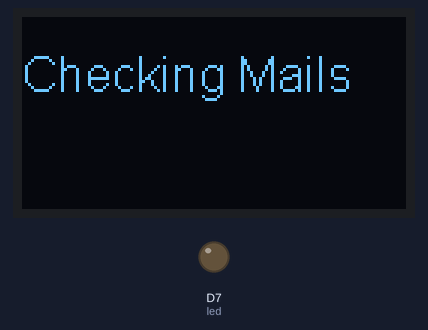
Bench run of a sketch on a simulated ESP8266 (NodeMCU). Shown: 128×64 one-colour display, output pins drawn as LEDs (lit = HIGH). WiFi joins after 1.5 s; servers stay silent unless stated; uploads are accepted with an empty reply; what the sketch prints to the serial monitor is not drawn.

Above: at 0.1 s.

The sketch:

sketch_oct21a.ino
```cpp
#include <WiFiClientSecure.h>   // Include the HTTPS library
#include <ESP8266WiFi.h>        // Include the Wi-Fi library
#include <ESP8266WiFiMulti.h>   // Include the Wi-Fi-Multi library
#include <Wire.h>
#include "SSD1306Wire.h"


#define SDA_PIN D0
#define SCL_PIN D1

ESP8266WiFiMulti wifiMulti;     // Create an instance of the ESP8266WiFiMulti class, called 'wifiMulti'
SSD1306Wire  display(0x3c, D2, D1);

const char* host = "mail.google.com"; // the Gmail server
const char* url = "/mail/feed/atom";  // the Gmail feed url
const int httpsPort = 443;            // the port to connect to the email server

                                      // The SHA-1 fingerprint of the SSL certificate for the Gmail server (see below)
const char* fingerprint = "A6 55 A6 88 B3 88 98 B8 46 1C AF 84 FE 43 7B 9F A1 10 5A 5D";

//echo -n "email.address@gmail.com:password" | base64
const char* credentials = "ZXAuaG9iYnlpabcdefghijklmnNvbTpTYWFnQFNURUNI";

const byte led = 13;


void setup() {
  Serial.begin(115200);         // Start the Serial communication to send messages to the computer
  delay(10);
  Serial.println('\n');
  pinMode(led, OUTPUT);

  /*************************/
  display.init();
  display.flipScreenVertically();
  display.setFont(ArialMT_Plain_16);
  display.drawString(0, 10, "Checking Mails");
  display.display();
  /*************************/

  wifiMulti.addAP("hidden", "qwerty12");   // add Wi-Fi networks you want to connect to

  Serial.println("Connecting ...");
  while (wifiMulti.run() != WL_CONNECTED) { // Wait for the Wi-Fi to connect: scan for Wi-Fi networks, and connect to the strongest of the networks above
    delay(250);
    Serial.print('.');
  }
  Serial.println('\n');
  Serial.print("Connected to ");
  Serial.println(WiFi.SSID());              // Tell us what network we're connected to
  Serial.print("IP address:\t");
  Serial.println(WiFi.localIP());           // Send the IP address of the ESP8266 to the computer
  Serial.println('\n');
}

void loop() {
  int unread = getUnread();
  display.clear();
  if (unread == 0) {
    Serial.println("\r\nYou've got no unread emails");
    display.drawString(0, 10, "No New Mails");
    display.display();
    digitalWrite(led, LOW);
  } else if (unread > 0) {
    Serial.printf("\r\nYou've got %d new messages\r\n", unread);
    String str_unreadmails(unread);
    String StringToDisp = str_unreadmails+" Mails";
    display.drawString(0, 0, "You've got");
    display.drawString(0, 20, StringToDisp);
    display.display();


    digitalWrite(led, HIGH);
  } else {
    Serial.println("Could not get unread mails");
  }
  Serial.println('\n');
  delay(5000);
}

int getUnread() {
  WiFiClientSecure client;
  Serial.printf("Connecting to %s:%d ... \r\n", host, httpsPort);
  if (!client.connect(host, httpsPort)) {   // Connect to the Gmail server, on port 443
    Serial.println("Connection failed");    // If the connection fails, stop and return
    return -1;
  }

//  if (client.verify(fingerprint, host)) {   // Check the SHA-1 fingerprint of the SSL certificate
//    Serial.println("Certificate matches");
//  } else {                                  // if it doesn't match, it's not safe to continue
//    Serial.println("Certificate doesn't match");
//    return -1;
//  }

  Serial.print("Requesting URL: ");
  Serial.println(url);

  client.print(String("GET ") + url + " HTTP/1.1\r\n" +
               "Host: " + host + "\r\n" +
               "Authorization: Basic " + credentials + "\r\n" +
               "User-Agent: ESP8266\r\n" +
               "Connection: close\r\n\r\n"); // Send the HTTP request headers

  Serial.println("Request sent");

  int unread = -1;

  while (client.connected()) {                          // Wait for the response. The response is in XML format
//    Serial.println(client.readStringUntil('<'));
    client.readStringUntil('<');                        // read until the first XML tag
    String tagname = client.readStringUntil('>');       // read until the end of this tag to get the tag name
    if (tagname == "fullcount") {                       // if the tag is <fullcount>, the next string will be the number of unread emails
      String unreadStr = client.readStringUntil('<');   // read until the closing tag (</fullcount>)
      unread = unreadStr.toInt();                       // convert from String to int
      break;                                            // stop reading
    }                                                   // if the tag is not <fullcount>, repeat and read the next tag
  }
  Serial.println("Connection closed");

  return unread;                                        // Return the number of unread emails
}
```
